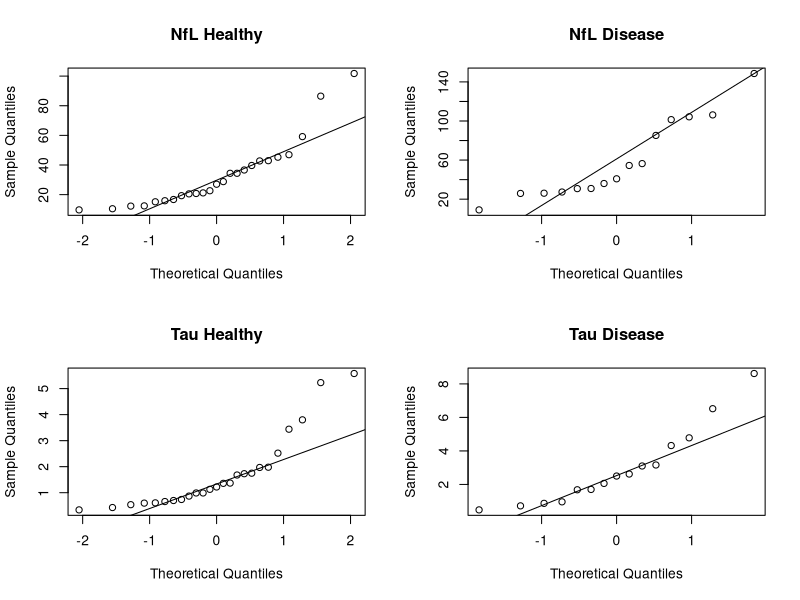
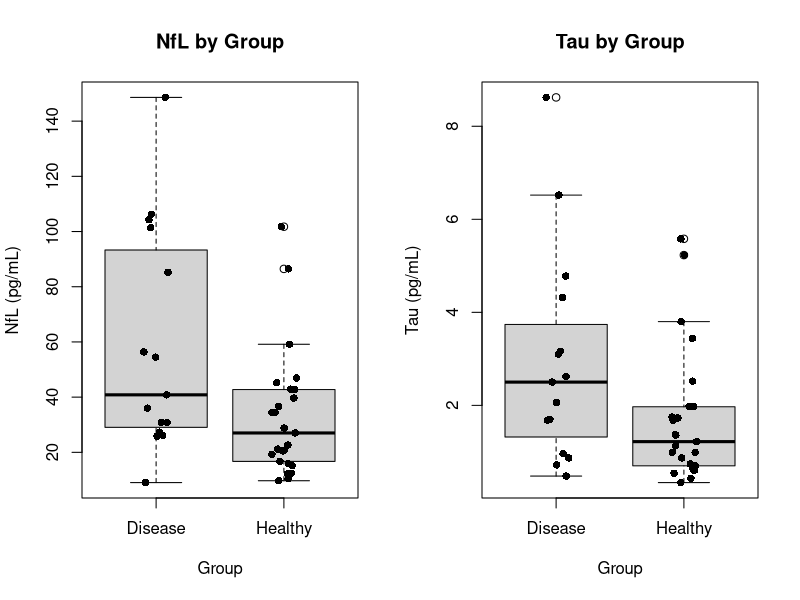
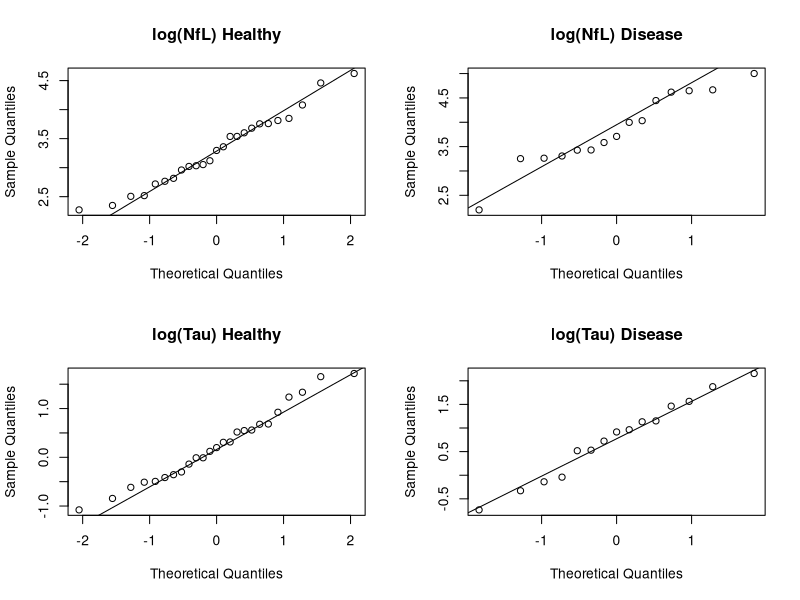
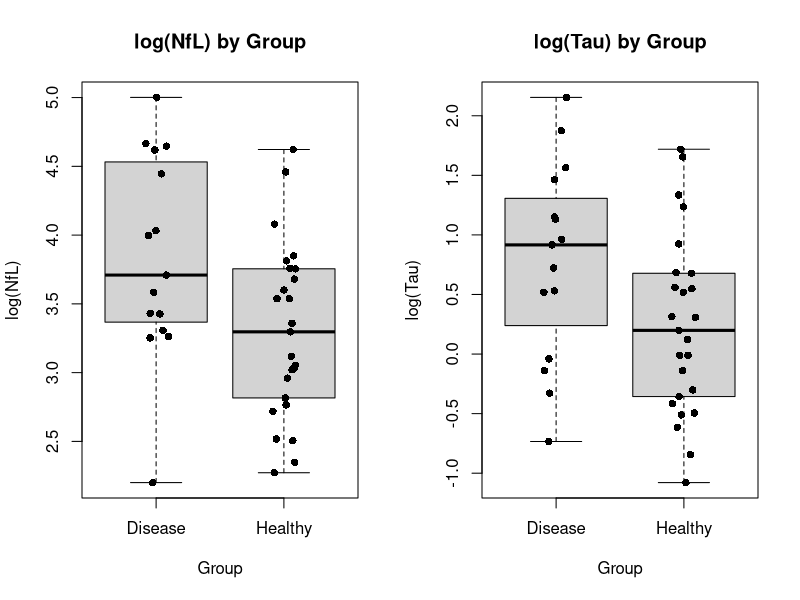

Generate these figures, in order, with R:

# Loading in the data
data <- read.csv("T1_data.csv")
# data #This is to print the data

str(data) #The structure of the data
summary (data)

# Make Group categorical
data$Group <- factor(data$Group)

#________Visual exploration of raw data________

# Shaprio tests on raw data to test for normality
shapiro.test(data$NfL[data$Group == "Healthy"])
shapiro.test(data$NfL[data$Group == "Disease"])
shapiro.test(data$Tau[data$Group == "Healthy"])
shapiro.test(data$Tau[data$Group == "Disease"])

# QQ plots on the raw data. They show the data is somewhat right-skewed, which indicates that values are logarithmic.
par(mfrow = c(2,2))

qqnorm(data$NfL[data$Group == "Healthy"],
main = "NfL Healthy")
qqline(data$NfL[data$Group == "Healthy"])

qqnorm(data$NfL[data$Group == "Disease"],
main = "NfL Disease")
qqline(data$NfL[data$Group == "Disease"])

qqnorm(data$Tau[data$Group == "Healthy"],
main = "Tau Healthy")
qqline(data$Tau[data$Group == "Healthy"])

qqnorm(data$Tau[data$Group == "Disease"],
main = "Tau Disease")
qqline(data$Tau[data$Group == "Disease"])

# Boxplots show the distributions and differences between Healthy and Disease.
# show the data is somewhat right-skewed, which indicates that values are logarithmic.
par(mfrow = c(1,2))

boxplot(NfL ~ Group, data = data,
main = "NfL by Group",
xlab = "Group",
ylab = "NfL (pg/mL)")

stripchart(NfL ~ Group, data = data,
vertical = TRUE,
method = "jitter",
add = TRUE,
pch = 16)

boxplot(Tau ~ Group, data = data,
main = "Tau by Group",
xlab = "Group",
ylab = "Tau (pg/mL)")

stripchart(Tau ~ Group, data = data,
vertical = TRUE,
method = "jitter",
add = TRUE,
pch = 16)

# Wilcoxon rank-sum test on raw values
# Wilcoxon rank-sum tests do not require normally distributed data
wilcox.test(NfL ~ Group, data = data, exact = FALSE)
wilcox.test(Tau ~ Group, data = data, exact = FALSE)

# t-tests
t.test(NfL ~ Group, data = data)
t.test(Tau ~ Group, data = data)

# Evidence that biomarkers may be better described on logarithmic scale:
# - Raw values are all positive, and values are right-skewed.
# - Means are larger thatn the medians
# - Shapiro-Wilk tests show clear non-normality for several groups
# - Distributions have somewhat large values

# We do the test on a log-based scale:

# Shapiro-Wilk tests after log transformation
shapiro.test(log(data$NfL[data$Group == "Healthy"]))
shapiro.test(log(data$NfL[data$Group == "Disease"]))
shapiro.test(log(data$Tau[data$Group == "Healthy"]))
shapiro.test(log(data$Tau[data$Group == "Disease"]))

# QQ plots after log transformation
graphics.off()     # Reset graphics device
par(mfrow = c(2,2))

qqnorm(log(data$NfL[data$Group == "Healthy"]),
main = "log(NfL) Healthy")
qqline(log(data$NfL[data$Group == "Healthy"]))

qqnorm(log(data$NfL[data$Group == "Disease"]),
main = "log(NfL) Disease")
qqline(log(data$NfL[data$Group == "Disease"]))

qqnorm(log(data$Tau[data$Group == "Healthy"]),
main = "log(Tau) Healthy")
qqline(log(data$Tau[data$Group == "Healthy"]))

qqnorm(log(data$Tau[data$Group == "Disease"]),
main = "log(Tau) Disease")
qqline(log(data$Tau[data$Group == "Disease"]))

# Boxplots of log-transformed data
par(mfrow = c(1,2))

boxplot(log(NfL) ~ Group, data = data,
main = "log(NfL) by Group",
xlab = "Group",
ylab = "log(NfL)")

stripchart(log(NfL) ~ Group, data = data,
vertical = TRUE,
method = "jitter",
add = TRUE,
pch = 16)

boxplot(log(Tau) ~ Group, data = data,
main = "log(Tau) by Group",
xlab = "Group",
ylab = "log(Tau)")

stripchart(log(Tau) ~ Group, data = data,
vertical = TRUE,
method = "jitter",
add = TRUE,
pch = 16)

par(mfrow = c(1,1))

#t-test on log-transformed data

t.test(log(NfL) ~ Group, data = data)
t.test(log(Tau) ~ Group, data = data)

# Results and conclusions:
# When performing log() on the data, and then do the tests, wee se clear normality.
# The conclusion is that the data i log-normal 
